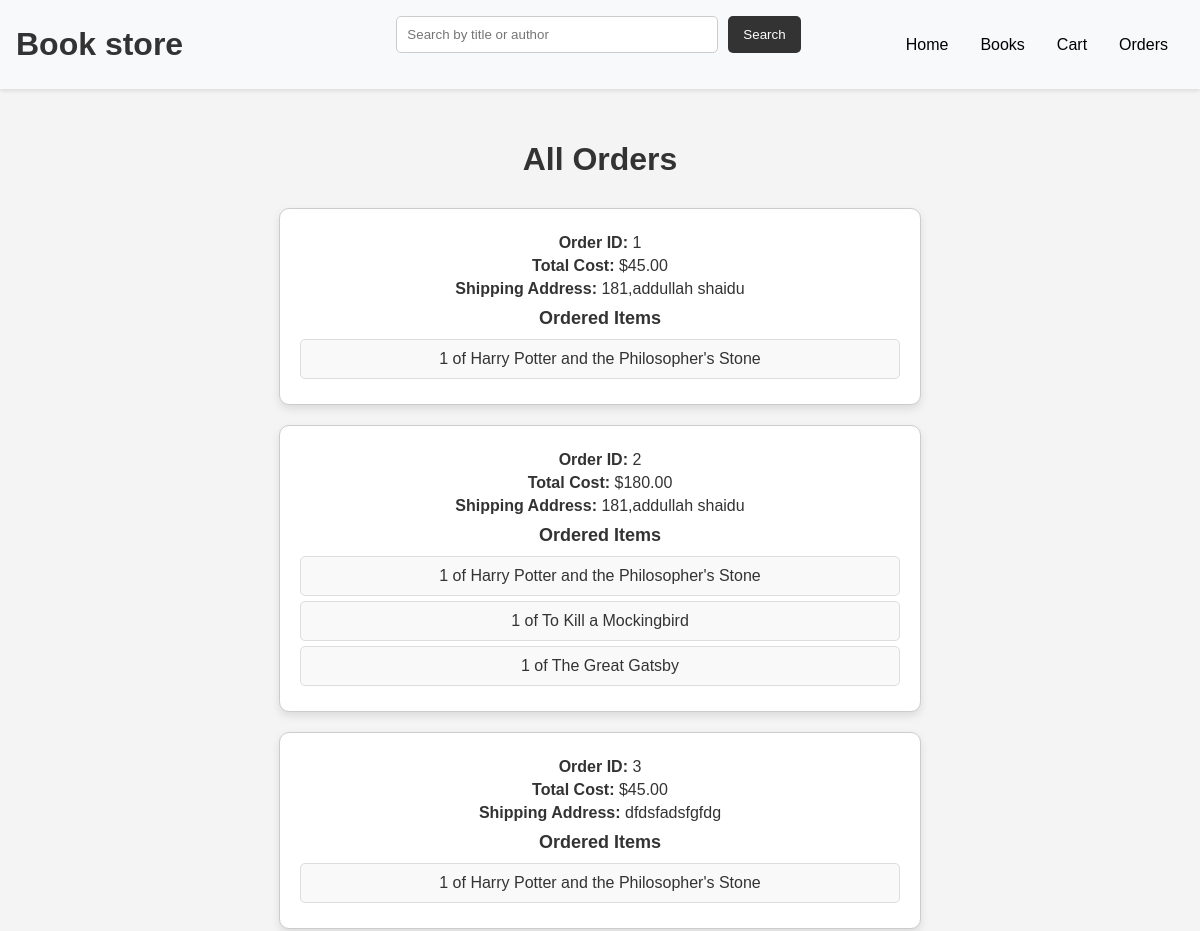
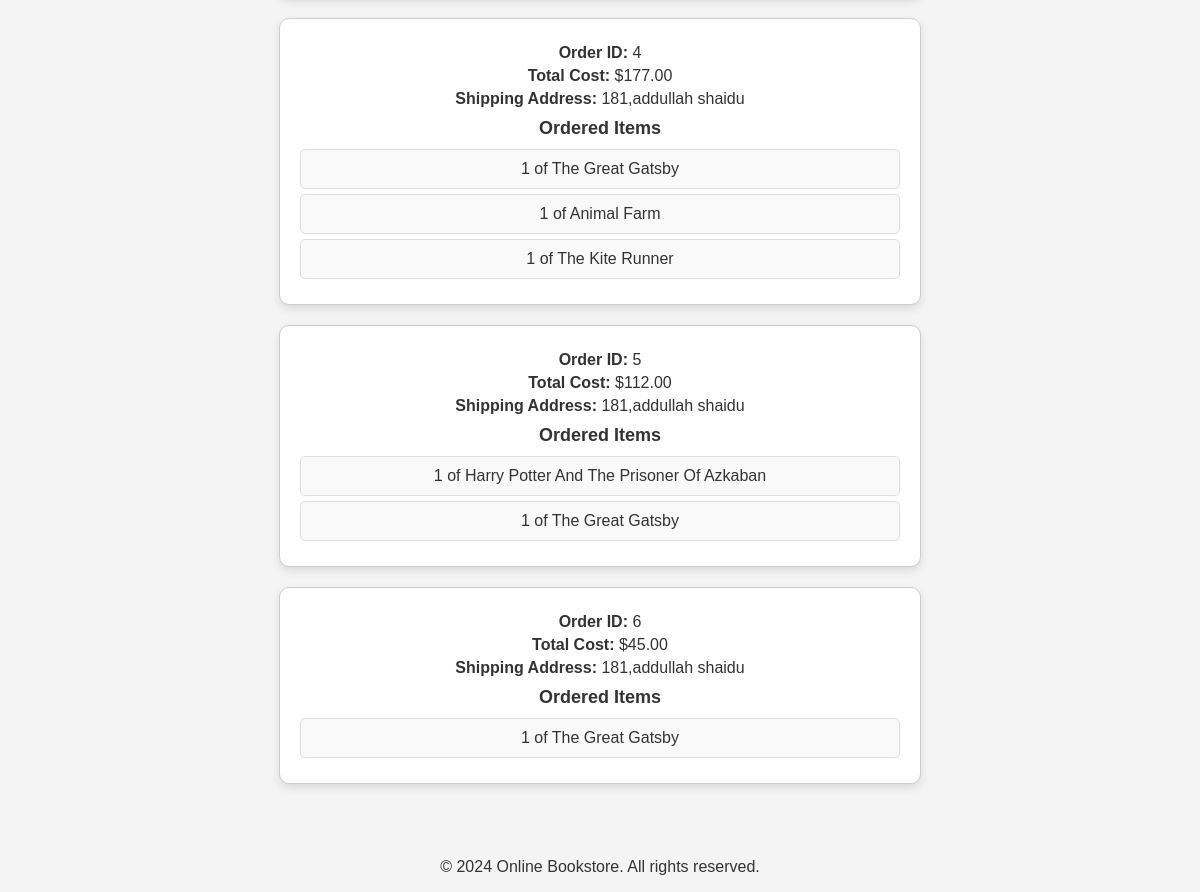
Screenshot of /orders/ with the database file from the repository (2 pictures, top to bottom).
### shop/models.py (models this page shows, shortened)
class Order(models.Model):
    total_cost = models.DecimalField(max_digits=10, decimal_places=2)
    shipping_address = models.CharField(max_length=255)
    created_at = models.DateTimeField(auto_now_add=True)

class OrderItem(models.Model):
    order = models.ForeignKey(Order, on_delete=models.CASCADE, related_name='items')
    book = models.ForeignKey(Book, on_delete=models.CASCADE)
    quantity = models.PositiveIntegerField()

class Book(models.Model):
    title = models.CharField(max_length=200)
    author = models.CharField(max_length=200)
    price = models.DecimalField(max_digits=6, decimal_places=2)
    cover_image = models.ImageField(upload_to='covers/')

### shop/views.py (the view)
# urls.py: path('orders/', views.orders_list, name='orders_list'),
def orders_list(request):
    orders = Order.objects.all()
    return render(request, 'shop/orders_list.html', {'orders': orders})

### shop/templates/shop/orders_list.html (shortened to what this page needs)
{% extends 'shop/base.html' %}
{% block content %}
<h1 style="text-align: center; margin: 20px 0;">All Orders</h1>
<ul style="list-style: none; padding: 0; display: flex; flex-direction: column; align-items: center;">
    {% for order in orders %}
        <li style="background-color: white; border: 1px solid #ccc; border-radius: 10px; margin: 10px; padding: 20px; width: 90%; max-width: 600px; box-shadow: 0 4px 8px rgba(0,0,0,0.1);">
            <p style="margin: 5px 0;"><strong>Order ID:</strong> {{ order.id }}</p>
            <p style="margin: 5px 0;"><strong>Total Cost:</strong> ${{ order.total_cost }}</p>
            <p style="margin: 5px 0;"><strong>Shipping Address:</strong> {{ order.shipping_address }}</p>
            <div class="order-items" style="margin-top: 10px;">
                <h2 style="font-size: 18px; margin: 10px 0;">Ordered Items</h2>
                <ul style="list-style: none; padding: 0;">
                    {% for item in order.items.all %}
                        <li style="background-color: #f9f9f9; border: 1px solid #ddd; border-radius: 5px; margin: 5px 0; padding: 10px;">{{ item.quantity }} of {{ item.book.title }}</li>
                    {% endfor %}
                </ul>
            </div>
        </li>
    {% endfor %}
</ul>
{% endblock %}

### shop/templates/shop/base.html (shortened to what this page needs)
<!DOCTYPE html>
<html>
<head>
    {% load static %}
    <link rel="stylesheet" href="{% static 'shop/css/style.css' %}">
</head>
<body>
    <header>
        <nav>
            <h1>Book store</h1>
            <form method="GET" action="{% url 'search_books' %}" style="display: flex; justify-content: center; margin-bottom: 20px;">
                <input type="text" name="q" placeholder="Search by title or author" style="padding: 10px; width: 300px; border: 1px solid #ccc; border-radius: 5px;">
                <button type="submit" style="padding: 10px 15px; background-color: #333; color: white; border: none; border-radius: 5px; cursor: pointer; margin-left: 10px;">Search</button>
            </form>
            <ul >
                <li><a href="{% url 'home' %}" style="color: black; text-decoration: none;">Home</a></li>
                <li><a href="{% url 'book_list' %}" style="color: black; text-decoration: none;">Books</a></li>
                <li><a href="{% url 'cart_detail' %}" style="color: black; text-decoration: none;">Cart</a></li>
                <li><a href="{% url 'orders_list' %}" style="color: black; text-decoration: none;">Orders</a></li>
            </ul>
        </nav>
    </header>
    <main>
        {% block content %}{% endblock %}
    </main>
    <footer>
        <p>&copy; 2024 Online Bookstore. All rights reserved.</p>
    </footer>
</body>
</html>

### shop/static/shop/css/style.css (style rules this page uses)
body { font-family: Arial, sans-serif; margin: 0; padding: 0; background-color: #f4f4f4; color: #333; }
header { background-color: #f8f9fa; color: #333; padding: 1rem 0; position: sticky; top: 0; width: 100%; box-shadow: 0 2px 4px rgba(0, 0, 0, 0.1); z-index: 1000; }
header nav { display: flex; justify-content: space-between; align-items: center; max-width: 1200px; margin: 0 auto; padding: 0 1rem; }
header nav h1 { margin: 0; font-size: 2rem; flex: 1; }
header nav form { flex: 2; display: flex; justify-content: center; }
header nav ul { list-style: none; padding: 0; display: flex; margin: 0; flex: 1; justify-content: flex-end; }
header nav ul li { margin: 0 1rem; }
header nav ul li a { color: #333; text-decoration: none; font-size: 1rem; }
main { padding: 2rem; text-align: center; }
footer { color: #333; text-align: center; width: 100%; bottom: 0; }
button { padding: 10px 15px; background-color: #333; color: white; border: none; border-radius: 5px; cursor: pointer; margin-left: 10px; }
form { display: flex; justify-content: center; margin-bottom: 25px; }
form input[type="text"] { padding-top: 15px; width: 300px; border: 1px solid #ccc; border-radius: 5px; }
form button { padding: 10px 15px; background-color: #333; color: white; border: none; border-radius: 5px; cursor: pointer; margin-left: 10px; }

### rows the page displays
Order: id "1", total_cost "45.00", shipping_address "181,addullah shaidu"
OrderItem: quantity "1", book "Harry Potter and the Philosopher's Stone"
Order: id "2", total_cost "180.00", shipping_address "181,addullah shaidu"
OrderItem: quantity "1", book "Harry Potter and the Philosopher's Stone"
OrderItem: quantity "1", book "To Kill a Mockingbird"
OrderItem: quantity "1", book "The Great Gatsby"
Order: id "3", total_cost "45.00", shipping_address "dfdsfadsfgfdg"
OrderItem: quantity "1", book "Harry Potter and the Philosopher's Stone"
Order: id "4", total_cost "177.00", shipping_address "181,addullah shaidu"
OrderItem: quantity "1", book "The Great Gatsby"
OrderItem: quantity "1", book "Animal Farm"
OrderItem: quantity "1", book "The Kite Runner"
Order: id "5", total_cost "112.00", shipping_address "181,addullah shaidu"
OrderItem: quantity "1", book "Harry Potter And The Prisoner Of Azkaban"
OrderItem: quantity "1", book "The Great Gatsby"
Order: id "6", total_cost "45.00", shipping_address "181,addullah shaidu"
OrderItem: quantity "1", book "The Great Gatsby"
